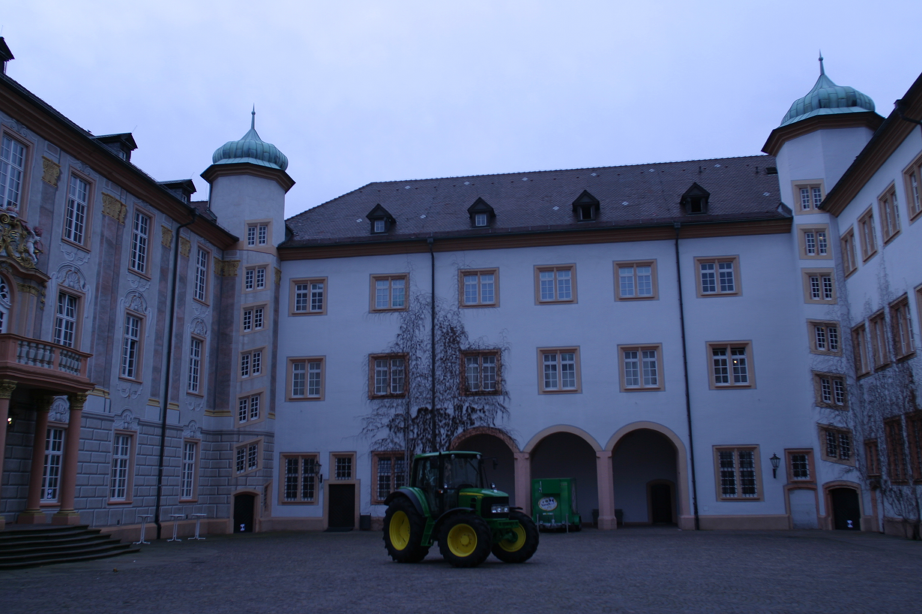
#> input picture lab3/Data/0000_s.png, 922 x 614 px; the run also reads 1 picture not shown here
$ jupyter execute --allow-errors lab3.ipynb
#> lines starting #> are read from the running program, lines starting #| are printed output that depends on the picture
### lab3/utils.py
from collections.abc import Iterable
from typing import Optional

import numpy as np
from PIL import Image
import matplotlib.pyplot as plt
from mpl_toolkits import mplot3d
from mpl_toolkits.mplot3d import Axes3D


# [14 lines left out: functions projective2img, img2projective, not called in this run]


def homogeneous2euclidean(x):
    """
    Take a 4D homogenous coordinate and normalize to obtain the 3D euclidan equivalent
    Take a 3D homogenous/projective coordinate and obtain the 2D (image) euclidean equivalent
    """
    assert x.shape[0] == 4, f'`x` shape {x.shape} expected (4,...)'
    return x[:3, ...] / x[3][np.newaxis]


def euclidean2homogeneous(x):
    """
    Take a 3D euclidean coordinate and add the 4th dimension of homogenous cordinate
    """
    assert x.shape[0] == 3, f'`x` shape {x.shape} expected (3,...) '
    return np.vstack((x, np.ones_like(x[0, ...])))


# [30 lines left out: functions line_draw, plot_img, optical_center, not called in this run]


def view_direction(P, x):
    v, resid, rank, s = np.linalg.lstsq(P[:, :3], x, rcond=None)
    return v


# [61 lines left out: functions draw_points, draw_lines, get_camera_frame_points, plot_camera, not called in this run]

def line_draw(line, canv, size):
    def get_y(t):
        return -(line[0] * t + line[2]) / line[1]

    def get_x(t):
        return -(line[1] * t + line[2]) / line[0]

    w, h = size

    if line[0] != 0 and abs(get_x(0) - get_x(w)) < w:
        beg = (get_x(0), 0)
        end = (get_x(h), h)
    else:
        beg = (0, get_y(0))
        end = (w, get_y(w))
    canv.line([beg, end], width=4)


# [4 lines left out: function plot_img, not called in this run]

### lab3/lab3.ipynb
# **Lab 3: Reconstruction from two views (knowing internal camera parameters)**

In this lab you will learn how to estimate the fundamental matrix that relates two images, corresponding to two different views of the same scene, given a set of correspondences between them. Also, you will learn how to triangulate the matching correspondences between two views of the same scene, by means of applying the Direct Linear Method (DLT). Then, you will compute the camera matrices of these images given the Fundamental Matrix and the Intrinsic Matrix, and will evaluate your triangulation method on these camera matrices by estimating the reprojection error in the triangulation.

The following file combines some text cells (Markdown cells) and code cells. Some parts of the code need to be completed. All tasks you need to complete are marked in <span style='color:Green'> green.  </span>

[cell 1]
from IPython.display import display, HTML
import numpy as np
from numpy import linalg as LA
import cv2
import math
import sys
import random
import matplotlib
from matplotlib import pyplot as plt
matplotlib.rcParams['figure.figsize'] = (19, 10)
from operator import itemgetter
from plotly import graph_objects as go
import copy
from tqdm import tqdm
from multiprocessing import Pool
import numpy as np
from time import time
from functools import partial

import utils
from utils import homogeneous2euclidean, euclidean2homogeneous, projective2img, img2projective

np.set_printoptions(precision=3)

# np.random.seed(42)
# random.seed(42)

## **1. Estimation of the fundamental matrix**

### **1.1 Normalized 8-point algorithm**

The first task is to create the function that estimates the fundamental matrix given a set of point correspondences between a pair of images.

<span style='color:Green'> - Complete the function "fundamental_matrix" below.  </span>

[cell 2]
def compute_normalization(points: np.ndarray) -> np.ndarray:
    # points_h: (3, N)
    points = points / points[2, :]

    pts = points[:2, :].T  # (N, 2)

    centroid = np.mean(pts, axis=0)
    dists = np.linalg.norm(pts - centroid, axis=1)
    scale = np.sqrt(2) / np.mean(dists)

    # this matrix allows normalizing the points
    T = np.array([
        [scale, 0, -scale * centroid[0]],
        [0, scale, -scale * centroid[1]],
        [0, 0, 1],
    ])
    return T

def create_W_matrix(points1: np.ndarray, points2: np.ndarray) -> np.ndarray:

    # first we create the columns of the W matrix
    u_up = points1[0] * points2[0]
    v_up = points1[1] * points2[0]
    up = points2[0]
    u_vp = points1[0] * points2[1]
    v_vp = points1[1] * points2[1]
    vp = points2[1]
    u = points1[0]
    v = points1[1]
    one = np.ones_like(v)

    # create the full W matrix
    W = np.column_stack([u_up, v_up, up, u_vp, v_vp, vp, u, v, one])

    # print("W.shape", W.shape)

    return W


def fundamental_matrix(points1, points2):
    # the points have to be homogeneous
    points1 = points1 / points1[2, :]
    points2 = points2 / points2[2, :]

    # we need the point normalization matrices for each set of points
    T1 = compute_normalization(points1)
    T2 = compute_normalization(points2)

    # we normalize the points
    points1_normalized = T1 @ points1
    points2_normalized = T2 @ points2

    W = create_W_matrix(points1_normalized, points2_normalized)

    # now we find F following the slides

    # V is returned transposed
    U, D, Vt = np.linalg.svd(W)

    # last row because it is transposed
    F_rank3 = Vt[-1, :].reshape((3, 3))

    # print("V.shape is", Vt.shape)
    # print("V is", Vt)

    # enforce rank(F) = 2 (and det(F) = 0)
    U, D, Vt = np.linalg.svd(F_rank3)

    D[-1] = 0 # setting the last singular value to 0 lowers the rank of F to 2

    F_rank2 = U @ np.diag(D) @ Vt

    # print(F_rank2.shape)

    F = T2.T @ F_rank2 @ T1

    return F

In order to check that the completed function works properly you may use this code which is a toy example where we know the ground truth image.

<span style='color:Green'> - Complete the expression of the ground truth fundamental matrix.  </span>

[cell 3]
# Two camera matrices for testing purposes
P1 = np.zeros((3,4))
P1[0,0]=P1[1,1]=P1[2,2]=1
angle = 15
theta = np.radians(angle)
c = np.cos(theta)
s = np.sin(theta)
R = np.array([[c, -s, 0], [s, c, 0], [0, 0, 1]])
t = np.array([[.3, .1, .2]])

P2 = np.concatenate((R, t.T), axis=1)
n = 8
rand = np.random.uniform(0,1,n)
rand = rand.reshape((1, n))
rand2 = np.random.uniform(0,1,2*n)
rand2 = rand2.reshape((2, n))
ones = np.ones((1,n))
X = np.concatenate((rand2, 3*rand, ones), axis=0)

x1_test = P1 @ X
x2_test = P2 @ X

# Estimate fundamental matrix (you need to create this function)
F_es = fundamental_matrix(x1_test, x2_test)

# Ground truth fundamental matrix
skew_matrix_t = np.array([
    [0,  -0.2, 0.1],
    [0.2,  0, -0.3],
    [-0.1, 0.3, 0],
])

F_gt = skew_matrix_t @ R

# Evaluation: these two matrices should be very similar
F_gt = np.sign(F_gt[0,0])*F_gt / LA.norm(F_gt)
F_es = np.sign(F_es[0,0])*F_es / LA.norm(F_es)
print(F_gt)
print(F_es)
print(LA.norm(F_gt-F_es))

<span style='color:deepskyblue'>We obtain a very similar matrix to the ground truth.</span>

### **1.2 Robust estimation of the fundamental matrix**

The goal of this section is to estimate the fundamental matrix in a practical situation where the image correspondences contain outliers. For that you will have to write the code of the robust version of the previous algorithm.

We will start by computing and visualizing the image matches.

[cell 4]
# Compute inage correspondences #

# Read images
img1 = cv2.imread('Data/0000_s.png',cv2.IMREAD_GRAYSCALE)
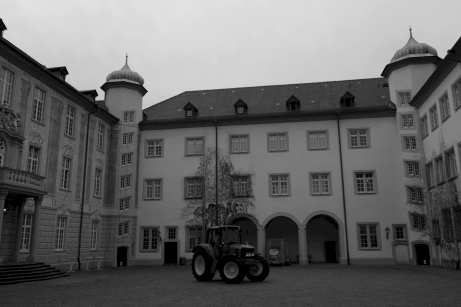
#> img1: shape (614, 922) (shown at 1/2 size); min 0, max 255, mean 101
img2 = cv2.imread('Data/0001_s.png',cv2.IMREAD_GRAYSCALE)
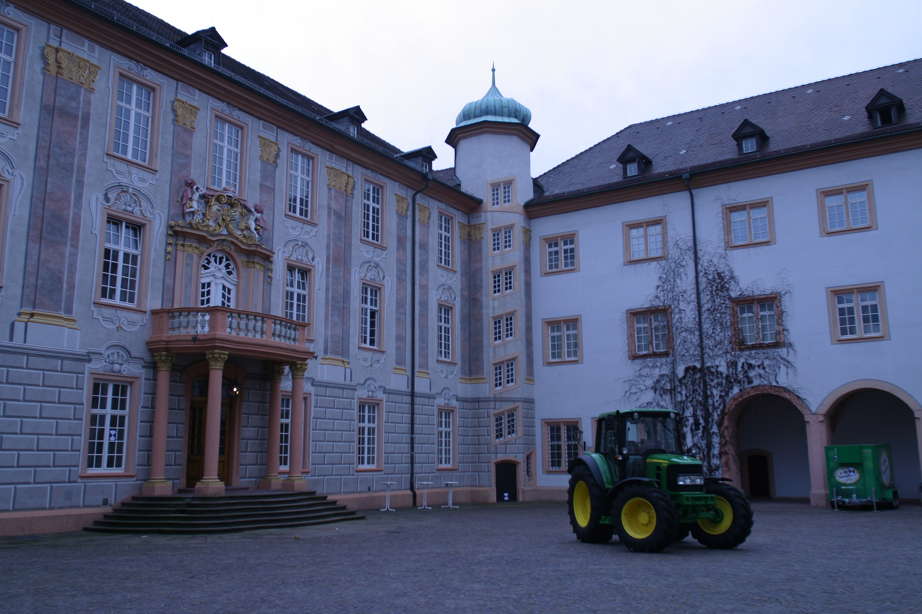
#> input picture lab3/Data/0001_s.png, 922 x 614 px
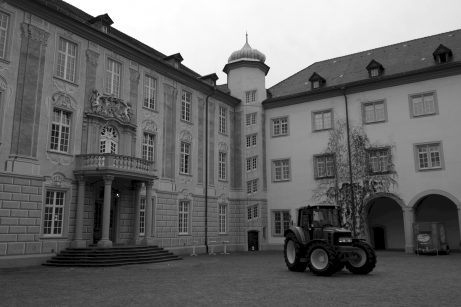
#> img2: shape (614, 922) (shown at 1/2 size); min 0, max 255, mean 103.4

# Initiate ORB detector
orb = cv2.ORB_create(3000)
# find the keypoints and descriptors with ORB
kp1, des1 = orb.detectAndCompute(img1,None)
#> kp1 = 2999 keypoints; strongest (x, y, size): (294, 182, 31), (201, 175, 31), (293, 182, 37.2), (195, 190, 31)
kp2, des2 = orb.detectAndCompute(img2,None)
#> kp2 = 3000 keypoints; strongest (x, y, size): (226, 45, 31), (222, 50, 37.2), (226, 44, 37.2), (362, 124, 31)

# Keypoint matching
bf = cv2.BFMatcher(cv2.NORM_HAMMING, crossCheck=True)
matches = bf.match(des1,des2)
#> matches = 1023 matches

# Show "good" matches
img_12 = cv2.drawMatches(img1,kp1,img2,kp2,matches,None,flags=cv2.DrawMatchesFlags_NOT_DRAW_SINGLE_POINTS)
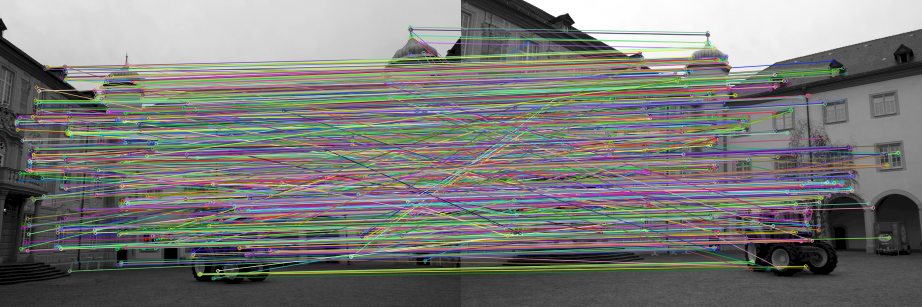
#> img_12: shape (614, 1844, 3) (shown at 1/2 size); mean of channels 0, 1, 2 119.6, 122.2, 121.8; drawn as B, G, R
plt.imshow(img_12)
#> (this line was passed over: IPython is not available in this run)
#> (the rest of the program and of its run is left out)
